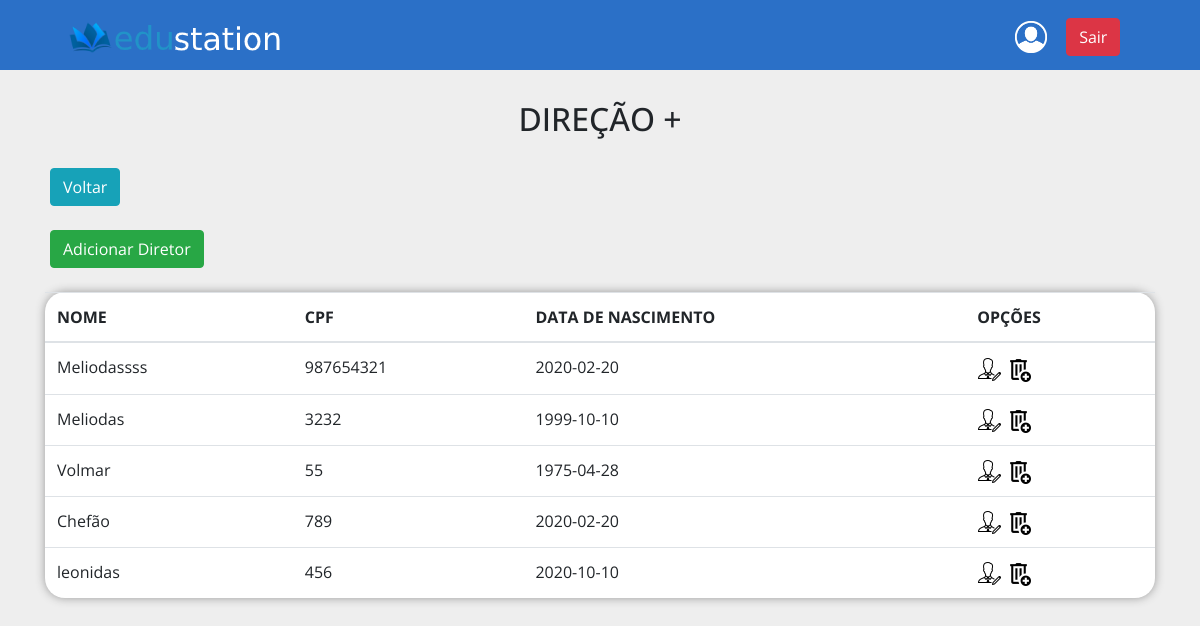
The app's page /getAllDirection.php (signed in) with its own data.
### tables this page shows
CREATE TABLE `direction` (
  `id` int(11) NOT NULL,
  `tname` varchar(255) NOT NULL,
  `cpf` varchar(15) NOT NULL,
  `date_nasc` date NOT NULL,
  `email` varchar(255) NOT NULL,
  `pass` varchar(32) NOT NULL
);

### classes/UsersDirection.php (called while the page is built, shortened)
<?php
class UsersDirection
{
    public function getAll()
    {
        global $pdo;
        $array = array();
        $sql = $pdo->query("SELECT * FROM direction");
        if ($sql->rowCount() > 0) {
            $array = $sql->fetchAll();
        }
        return $array;
    }
}

### getAllDirection.php (the view, shortened to what this page needs)
<?php
require __DIR__ . "/pages/header.php";
?>
<h1 class="title">DIREÇÃO +</h1>
<a href="index.php"><button type="button" class="style btn btn-info">Voltar</button></a> <br><br>
<a href="registerDirection.php"><button type="button" class="style btn btn-success">Adicionar Diretor</button></a> <br><br>
<div class="container">
<table class="table table-hover">
    <thead>
    <tr>
        <th scope="col">NOME</th>
        <th scope="col">CPF</th>
        <th scope="col">DATA DE NASCIMENTO</th>
        <th scope="col">OPÇÕES</th>
    </tr>
    </thead>
    <tbody>
    <?php
        require __DIR__ . "/classes/UsersDirection.php";
        $user = new UsersDirection();
        $directions = $user->getAll();
        foreach ($directions as $direction):
    ?>
        <tr>
            <td><?= $direction['tname'];?></td>
            <td><?= $direction['cpf'];?></td>
            <td><?= $direction['date_nasc'];?></td>
            <td>
                <a href="alterInfoDirection.php?id=<?php echo $direction['id']; ?>">
                    <img src="assets/images/editar.png" alt="Editar" title="Editar" width="25px" height="auto">
                </a>
                <a href="deleteDirection.php?id=<?php echo $direction['id']; ?>">
                    <img src="assets/images/lixeira.png" alt="Excluir" title="Excluir" width="25px" height="auto">
                </a>
            </td>
        </tr>
    <?php endforeach; ?>
    </tbody>
</table>
</div>
<?php
require __DIR__ . "/pages/footer.php";
?>

### assets/css/style.css (style rules this page uses)
.title { margin-top: 30px; margin-bottom: 30px; font-size: 2em; text-align: center; }
table { background-color: #fff; border-radius: 20px; box-shadow: 0px 0px 10px #999; }
a .style { margin-left: 50px; }

### records on screen
direction: tname "Meliodassss", cpf "987654321", date_nasc "2020-02-20"
direction: tname "Meliodas", cpf "3232", date_nasc "1999-10-10"
direction: tname "Volmar", cpf "55", date_nasc "1975-04-28"
direction: tname "Chefão", cpf "789", date_nasc "2020-02-20"
direction: tname "leonidas", cpf "456", date_nasc "2020-10-10"
